Frame 1 (no input): blank canvas, image omitted
Frame 60 (no input): blank canvas, image omitted
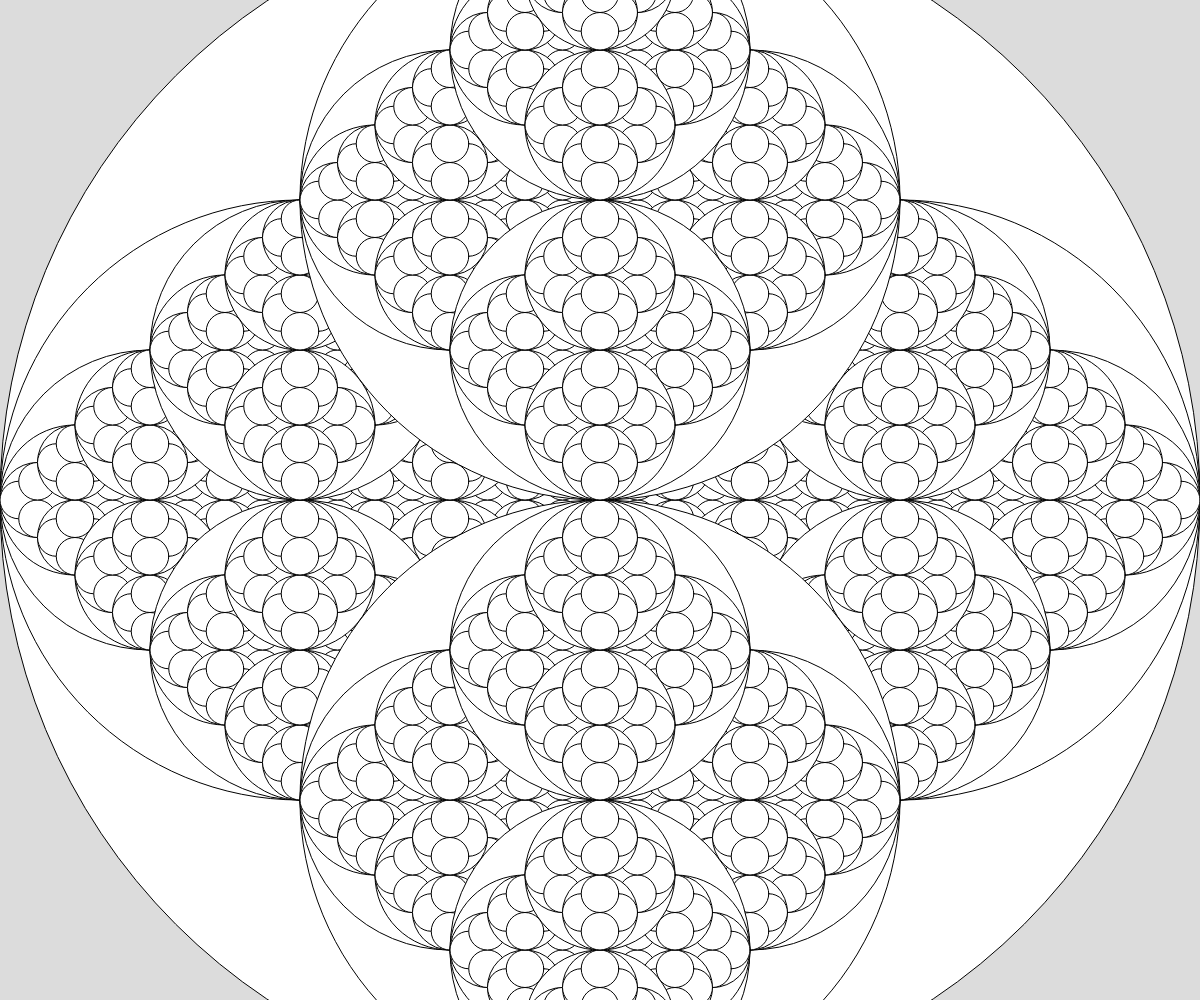
Frame 120 (the mouse pressed at the canvas centre since frame 60)

The p5.js sketch whose frames 1 and 60 were blank and that drew this single picture after the mouse press (run headless with seeded random() and noise() and a simulated clock; from frame 60 on, the mouse is pressed at the canvas centre):

// p5.js sketch
// ── sketch.js
// Project Title
// Your Name
// Date
//
// Extra for Experts:
// - describe what you did to take this project "above and beyond"


function setup() {
  createCanvas(windowWidth, windowHeight);
}

function draw() {
  background(220);

  recursiveCircle(width/2,height/2,mouseX);
}

function recursiveCircle(x,y,radius){
  circle(x,y,radius * 2);
  if(radius > 30){
    recursiveCircle(x - radius/2, y, radius/2);
    recursiveCircle(x + radius/2, y, radius/2);
    recursiveCircle(x, y + radius/2, radius/2);
    recursiveCircle(x, y- radius/2, radius/2);
  }
}
